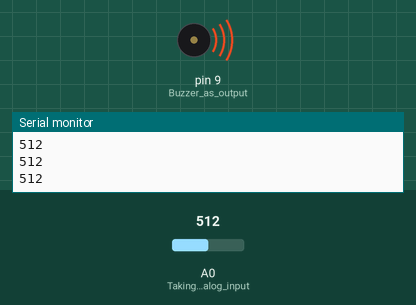
Simulated run of this sketch. Board: Arduino Uno, built with avr-gcc and run on an emulated ATmega328P. Parts: buzzer (waves = sounding, pin HIGH), the last lines printed to the serial monitor. The test bench sets the inputs (shaded band); at power-on: A0 (Taking_analog_input) = 512.

Above: at 1.2 s.
1.3 s: A0 (Taking_analog_input) set to 317
2.8 s: A0 (Taking_analog_input) set to 283
At 3.3 s:
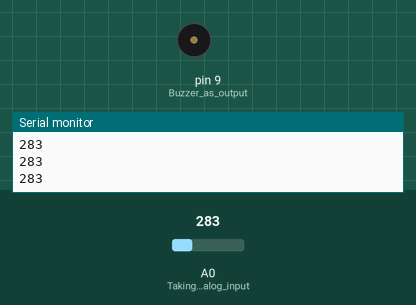
4.3 s: A0 (Taking_analog_input) set to 306
At 5.5 s:
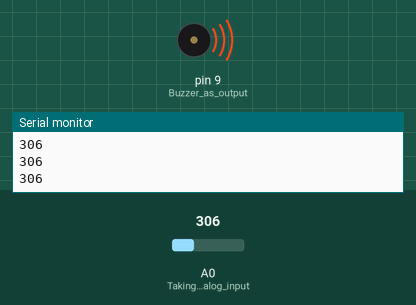
5.8 s: A0 (Taking_analog_input) set to 290
At 6.8 s:
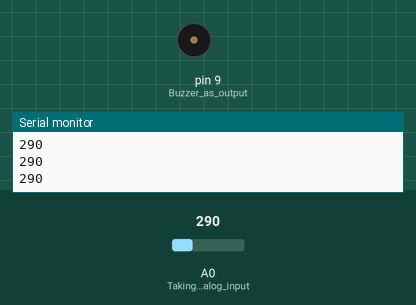
Timing chart, 0 to 8.3 s (numbered marks = the images above; inputs shaded):
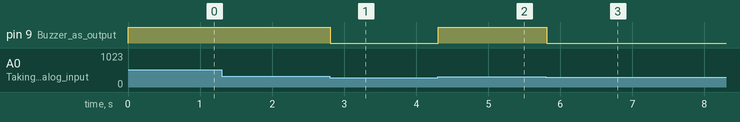

Measured:
- the behaviour switches between 301 and 300 on A0 (Taking_analog_input) (found by bisection; images 0 and 1)
- after the input at 2.8 s, pin 9 (Buzzer_as_output): HIGH → LOW at once
- after the input at 4.3 s, pin 9 (Buzzer_as_output): LOW → HIGH at once
- after the input at 5.8 s, pin 9 (Buzzer_as_output): HIGH → LOW at once

The sketch:

portable_weight_limit_checker_using_arduino.ino
```cpp
void setup()
{
  pinMode(9, OUTPUT); // Buzzer as output
  pinMode(A0, INPUT); // Taking analog input
  Serial.begin(9600);
}

void loop()
{
  int sensorValue = analogRead(A0); // Input of Force Sensor
  Serial.println(sensorValue);
  if (sensorValue > 300)
    digitalWrite(9, HIGH); // Turn on Buzzer
  else
    digitalWrite(9, LOW); // Turn off Buzzer
}
```
